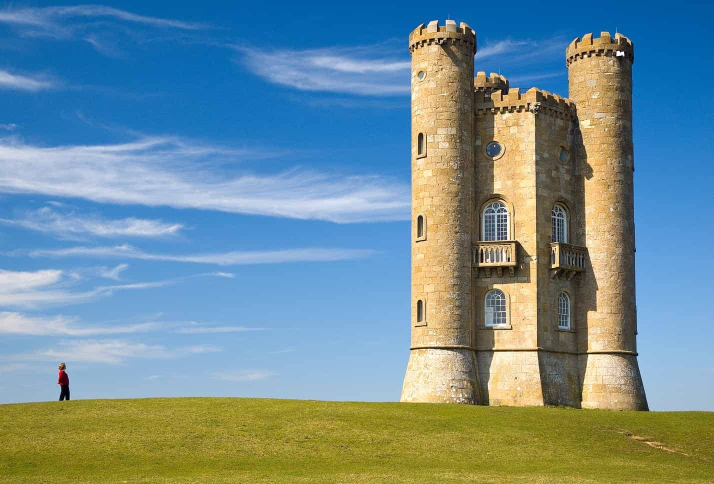
%> input picture A3 - Content-Aware Image Resizing/images/castle.jpg, 1428 x 968 px (shown at 1/2 size)
$ octave scriptTempMatchInvariants.m   (GNU Octave 9; MATLAB toolbox functions it lacks are replaced by stand-ins)
%> lines starting %> are read from the running program, lines starting %| are printed output that depends on the picture
%> further down, im is the input picture: size 968x1428x3 uint8; mean R, G, B 112.6, 142, 150.8
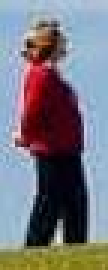
%> input picture A3 - Content-Aware Image Resizing/images/castleTemp.jpg, 36 x 90 px (shown 3 times larger)
%> further down, temp is the input picture: size 90x36x3 uint8; mean R, G, B 118.9, 118.1, 126.5
### A3 - Content-Aware Image Resizing/src/rotateImage.m
function imF = rotateImage(im, angle)
%> called with angle = -45
    s   = ceil(size(im)/2);
%> s = [45 18 2]
    imP = padarray(im, s(1:2), 'replicate', 'both');
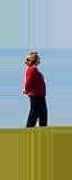
%> imP: size 180x72x3 uint8; mean R, G, B 145.1, 155.3, 141.6
    imR = imrotate(imP, angle);
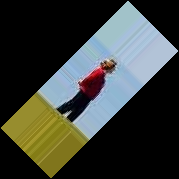
%> imR: size 179x179x3 uint8; mean R, G, B 58.3, 62.4, 56.8
    S   = ceil(size(imR)/2);
%> S = [90 90 2]
    imF = imR(S(1)-s(1):S(1)+s(1)-1, S(2)-s(2):S(2)+s(2)-1, :);

### A3 - Content-Aware Image Resizing/src/fourierTempMatch.m
function [maxpt, x, y] = fourierTempMatch(im, temp)

    % Padding temp with zeros
    temp1 = zeros([size(im,1),size(im,2)]);
    temp1(1:size(temp,1),1:size(temp,2)) = temp(:,:,1);
    temp1 = imdilate(temp1,strel('disk',3));

    % Fourier Transform
    Signal1 = fftshift(fft2(im(:,:,1)));
    Signal2 = fftshift(fft2(temp1));

    % Mulitplication of Signal1 with the conjugate of Signal2
    convolved = Signal1 .* conj(Signal2);
    convolvedNorm = convolved./abs(convolved);

    % Application of inverse fourier transform
    IFT = ifft2(fftshift(convolvedNorm));

    % Find the maximum value & find pixel position of the maximum value
    maxpt = max(real(IFT(:)));
    [x,y] = find(real(IFT) == maxpt);

### A3 - Content-Aware Image Resizing/src/tempMatchRotation.m
function mask = tempMatchRotation(im, temp)

    maxScore = 0;
    x1 = 0;
    y1 = 0;
    i1 = 0;
    for i = -180:10:180
        temp1 = rotateImage(temp, i);
        [score, x, y] = fourierTempMatch(im,temp1);
        if score > maxScore
            x1 = x;
            y1 = y;
            maxScore = score;
            i1 = i;
        end
    end
%> this loop made 10 passes
%> (maxpt in fourierTempMatch, x, y, score, x1, y1, maxScore) on pass 1: (0.00904, 488, 977, 0.00904, 488, 977, 0.00904)
%> (maxpt in fourierTempMatch, x, y, score) on passes 2 to 7: (0.00857, 398, 980, 0.00857), (0.0075, 489, 972, 0.0075), (0.00843, 403, 968, 0.00843), (0.00757, 500, 886, 0.00757), (0.00841, 397, 987, 0.00841), (0.00832, 404, 973, 0.00832)
%> pass 1, in rotateImage (call 2), `imP = padarray(im, s(1:2), 'replicate', 'both');`:
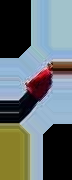
%> imP: size 180x72x3 uint8; mean R, G, B 100.7, 110.6, 111.9
%> pass 1, in rotateImage (call 2), `imR = imrotate(imP, angle);`:
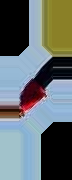
%> imR: size 180x72x3 uint8; mean R, G, B 100.7, 110.6, 111.9; mean of the top-left, top-right, bottom-left and bottom-right quarters 89, 101.9, 159.6, 80.5
%> pass 1, in rotateImage (call 2), `imF = imR(S(1)-s(1):S(1)+s(1)-1, S(2)-s(2):S(2)+s(2)-1, :);`:
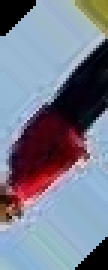
%> imF: size 90x36x3 uint8 (shown 3 times larger); mean R, G, B 119.8, 123.8, 140.9
%> pass 1, in fourierTempMatch, `temp1 = imdilate(temp1,strel('disk',3));`:
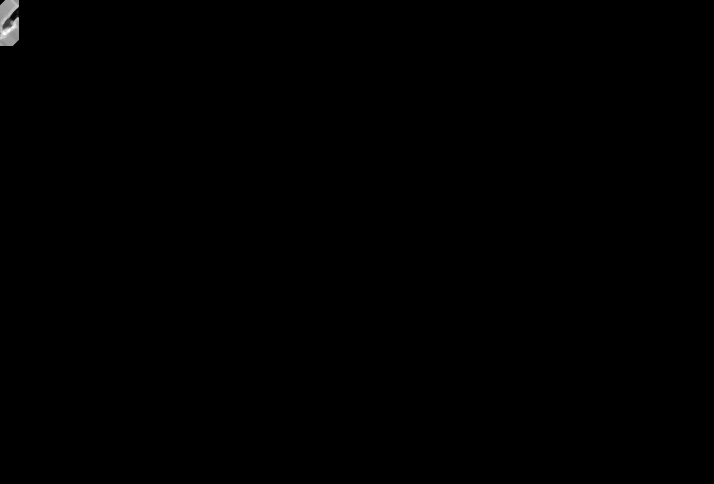
%> temp1: size 968x1428 double (shown at 1/2 size); min 0, max 255, mean 0.4
%> the run ends on the next line
    disp(maxScore);

    temp = rotateImage(temp, i1);
    temp1 = rgb2gray(temp);
    temp1 = edge(temp1,'canny');
    temp1 = imdilate(temp1,strel('disk',3));

    out = 1-temp1;
    for r = 1:size(out,1)
        i = 1;
        while i<=size(out,2)&&out(r,i)~=0
            i = i + 1;
        end
        j=size(out,2);
        while j>=1&&out(r,j)~=0
            j=j-1;
        end
        if j>i
            for ind = i:j
            out(r,ind)=0;
            end
        end
    end
    mask = ones(size(im,1),size(im,2));
    for i = 1:size(out,1)
        for j = 1:size(out,2)
            mask(x1+i-1,y1+j-1) = out(i,j);
        end
    end

### A3 - Content-Aware Image Resizing/src/scriptTempMatchInvariants.m
clear all; close all; clc;

im = imread('images/castle.jpg');
temp = imread('images/castleTemp.jpg');
% [temp, ~] = imcrop(im);
% imwrite(temp,'images/balloonsTemp.png');

tempR = rotateImage(temp,-45);
figure, imshow(tempR);
imwrite(tempR,'rotated.jpg');

mask = tempMatchRotation(im,tempR);
